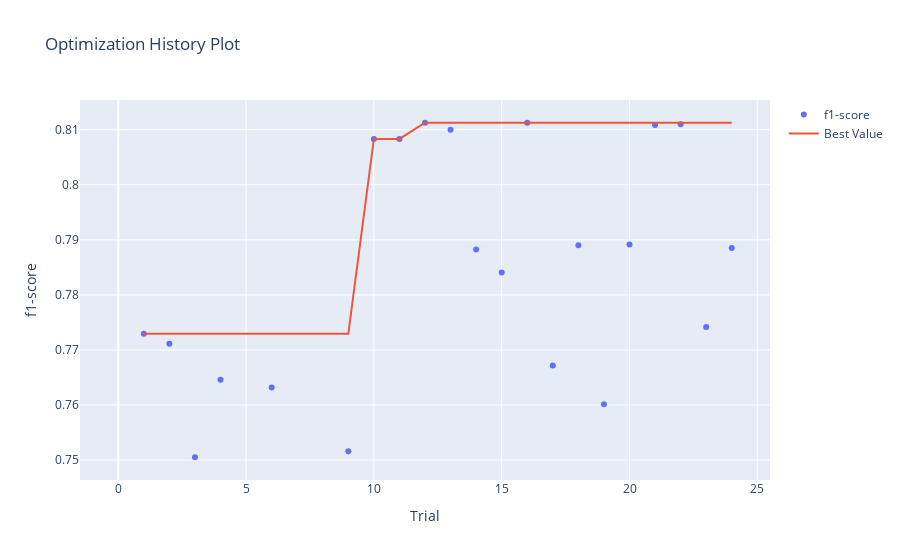

Source (notebook cell):
### Code cell
optuna.visualization.plot_optimization_history(study, target_name='f1-score')

### Figure 1 — Plotly figure (JSON) as saved in the notebook; plotly's stock layout.template omitted (floating-point values rounded to 4 significant figures)
{"data": [{"mode": "markers", "name": "f1-score", "type": "scatter", "x": [0, 1, 2, 3, 4, 5, 6, 7, 8, 9, 10, 11, 12, 13, 14, 15, 16, 17, 18, 19, 20, 21, 22, 23, 24], "y": [null, 0.7729, 0.7711, 0.7505, 0.7646, null, 0.7632, null, null, 0.7516, 0.8083, 0.8083, 0.8113, 0.81, 0.7882, 0.7841, 0.8113, 0.7672, 0.789, 0.7602, 0.7892, 0.8109, 0.811, 0.7742, 0.7885]}, {"mode": "lines", "name": "Best Value", "type": "scatter", "x": [0, 1, 2, 3, 4, 5, 6, 7, 8, 9, 10, 11, 12, 13, 14, 15, 16, 17, 18, 19, 20, 21, 22, 23, 24], "y": [null, 0.7729, 0.7729, 0.7729, 0.7729, 0.7729, 0.7729, 0.7729, 0.7729, 0.7729, 0.8083, 0.8083, 0.8113, 0.8113, 0.8113, 0.8113, 0.8113, 0.8113, 0.8113, 0.8113, 0.8113, 0.8113, 0.8113, 0.8113, 0.8113]}, {"marker": {"color": "#cccccc"}, "mode": "markers", "name": "Infeasible Trial", "showlegend": false, "type": "scatter", "x": [], "y": []}], "layout": {"title": {"text": "Optimization History Plot"}, "xaxis": {"title": {"text": "Trial"}}, "yaxis": {"title": {"text": "f1-score"}}}}
